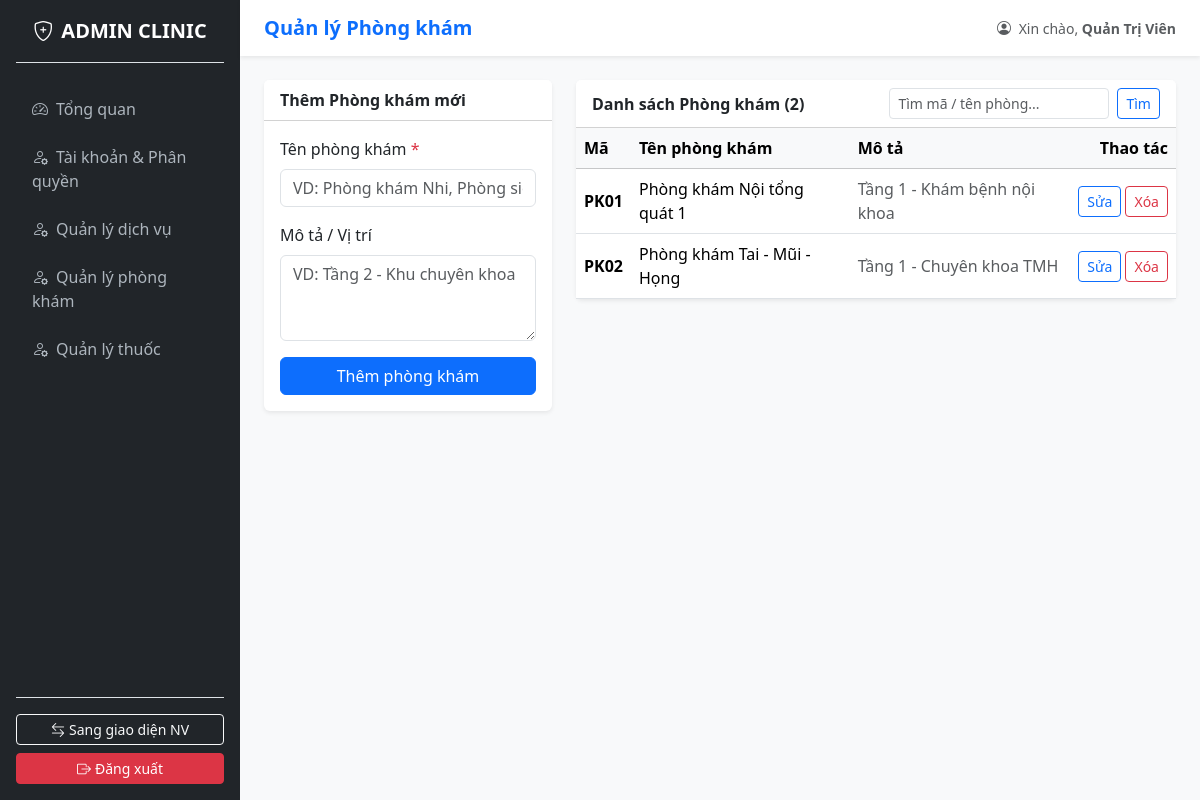
/index.php?page=admin_phongkham (signed in), run on the app's committed database.
### tables this page shows
CREATE TABLE `phongkham` (
  `MaPK` char(10) NOT NULL,
  `TenPK` varchar(100) NOT NULL,
  `MoTa` varchar(255) DEFAULT NULL,
  PRIMARY KEY (`MaPK`)
);

### controllers/PhongKhamController.php (called while the page is built, shortened)
<?php
require_once __DIR__ . '/../models/PhongKhamModel.php';
class PhongKhamController {
    private $model;
    public function __construct($db) {
        $this->model = new PhongKhamModel($db);
    }
    public function index() {
        $keyword = trim($_GET['keyword'] ?? '');
        $dsPhongKham = $this->model->getAll($keyword);
        $editPK = null;
        require_once __DIR__ . '/../views/admin/phongkham/index.php';
    }
}

### models/PhongKhamModel.php (called while the page is built, shortened)
<?php
class PhongKhamModel {
    private $conn;
    public function __construct($db) {
        $this->conn = $db;
    }
    public function getAll($keyword = '') {
        $sql = "SELECT * FROM phongkham WHERE 1=1";
        $params = [];
        $sql .= " ORDER BY CAST(SUBSTRING(MaPK, 3) AS UNSIGNED) ASC";
        $stmt = $this->conn->prepare($sql);
        $stmt->execute($params);
        return $stmt->fetchAll();
    }
}

### views/admin/phongkham/index.php (the view, shortened to what this page needs)
<?php
require_once __DIR__ . '/../../layouts/admin_header.php';
?>
<div class="row g-4">
    <div class="col-md-4">
        <div class="card shadow-sm border-0">
            <div class="card-header bg-white fw-bold">
                <?= $editPK ? 'Cập nhật Phòng khám (' . htmlspecialchars($editPK['MaPK']) . ')' : 'Thêm Phòng khám mới' ?>
            </div>
            <div class="card-body">
                <form method="POST" action="index.php?page=admin_phongkham&action=save">
                    <div class="mb-3">
                        <label class="form-label">Tên phòng khám <span class="text-danger">*</span></label>
                        <input type="text" name="TenPK" class="form-control" required
                               placeholder="VD: Phòng khám Nhi, Phòng siêu âm..."
                               value="<?= htmlspecialchars($editPK['TenPK'] ?? '') ?>">
                    </div>
                    <div class="mb-3">
                        <label class="form-label">Mô tả / Vị trí</label>
                        <textarea name="MoTa" class="form-control" rows="3"
                                  placeholder="VD: Tầng 2 - Khu chuyên khoa"><?= htmlspecialchars($editPK['MoTa'] ?? '') ?></textarea>
                    </div>
                    <div class="d-flex gap-2">
                        <button type="submit" class="btn btn-primary flex-grow-1">
                            <?= $editPK ? 'Lưu thay đổi' : 'Thêm phòng khám' ?>
                        </button>
                    </div>
                </form>
            </div>
        </div>
    </div>
    <div class="col-md-8">
        <div class="card shadow-sm border-0">
            <div class="card-header bg-white d-flex flex-wrap justify-content-between align-items-center gap-2">
                <span class="fw-bold">Danh sách Phòng khám (<?= count($dsPhongKham) ?>)</span>
                <form method="GET" action="index.php" class="d-flex gap-2">
                    <input type="text" name="keyword" class="form-control form-control-sm" placeholder="Tìm mã / tên phòng..."
                           value="<?= htmlspecialchars($keyword) ?>">
                    <button type="submit" class="btn btn-sm btn-outline-primary">Tìm</button>
                </form>
            </div>
            <div class="table-responsive">
                <table class="table table-hover align-middle mb-0">
                    <thead class="table-light">
                        <tr>
                            <th>Mã</th>
                            <th>Tên phòng khám</th>
                            <th>Mô tả</th>
                            <th class="text-end">Thao tác</th>
                        </tr>
                    </thead>
                    <tbody>
                        <?php if (empty($dsPhongKham)): ?>
                            <tr><td colspan="4" class="text-center text-muted py-3">Chưa có phòng khám nào.</td></tr>
                        <?php else: ?>
                            <?php foreach ($dsPhongKham as $pk): ?>
                                <tr>
                                    <td class="fw-semibold"><?= htmlspecialchars($pk['MaPK']) ?></td>
                                    <td><?= htmlspecialchars($pk['TenPK']) ?></td>
                                    <td class="text-muted"><?= htmlspecialchars($pk['MoTa'] ?? '') ?></td>
                                    <td class="text-end text-nowrap">
                                        <a href="index.php?page=admin_phongkham&edit=<?= urlencode($pk['MaPK']) ?>" class="btn btn-sm btn-outline-primary">Sửa</a>
                                        <a href="index.php?page=admin_phongkham&action=delete&id=<?= urlencode($pk['MaPK']) ?>"
                                           class="btn btn-sm btn-outline-danger"
                                           onclick="return confirm('Xóa phòng khám này?')">Xóa</a>
                                    </td>
                                </tr>
                            <?php endforeach; ?>
                        <?php endif; ?>
                    </tbody>
                </table>
            </div>
        </div>
    </div>
</div>

### data on the page
phongkham: MaPK "PK01", TenPK "Phòng khám Nội tổng quát 1", MoTa "Tầng 1 - Khám bệnh nội khoa"
phongkham: MaPK "PK02", TenPK "Phòng khám Tai - Mũi - Họng", MoTa "Tầng 1 - Chuyên khoa TMH"

### other printed values
$pageTitle "Quản lý Phòng khám"
$_SESSION['user']['HoTen'] "Quản Trị Viên"
count($dsPhongKham) "2"
